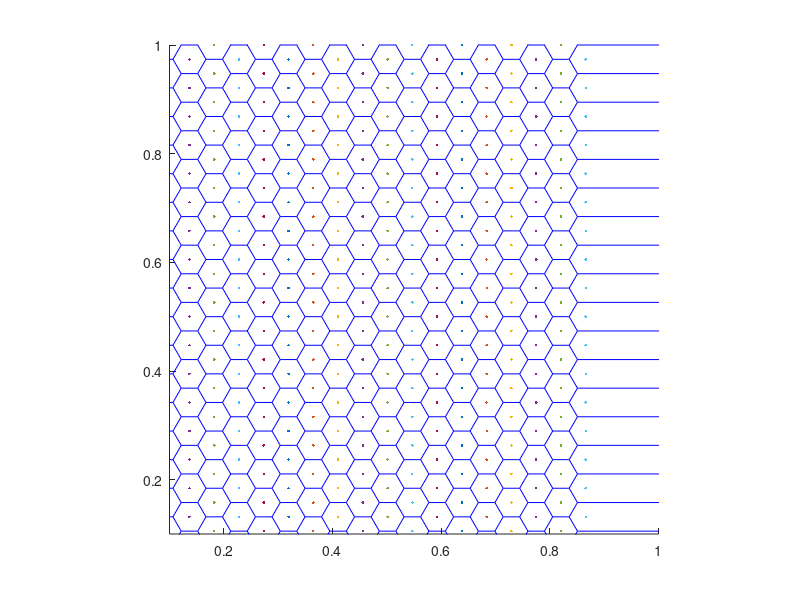

Reproduce this figure in MATLAB. (Note: this script raises an error after producing the figure.)
% Generate hexagonal grid
N = 19;
Rad3Over2 = sqrt(3) / 2;
[X, Y] = meshgrid(0:1:N);
n = size(X,1);
X = (Rad3Over2 * X)/N;
Y = (Y + repmat([0 0.5],[n,n/2]))/N;

% Plot the hexagonal mesh, including cell borders
[XV, YV] = voronoi(X(:),Y(:)); 
hold on
plot(X,Y,'.',XV,YV,'b-')
axis equal, axis([0.1 1 0.1 1]), zoom on

radius = (1/sqrt(3))/N; 

R = 10 %Real radius in kilometers
Scale = R/radius %Ratio between Real Radius (computed with propagation formula) and radius (figure) gives the scaling factor

% Plot N*N circles centered in X,Y coordinates
for i=1:N
    for j=1:N
        circle(X(i,j),Y(i,j),radius)
    end
end
